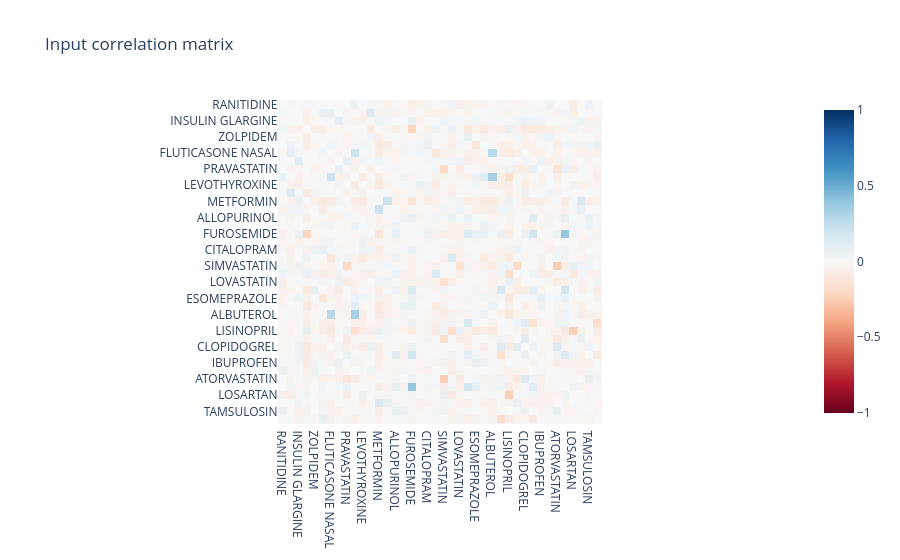
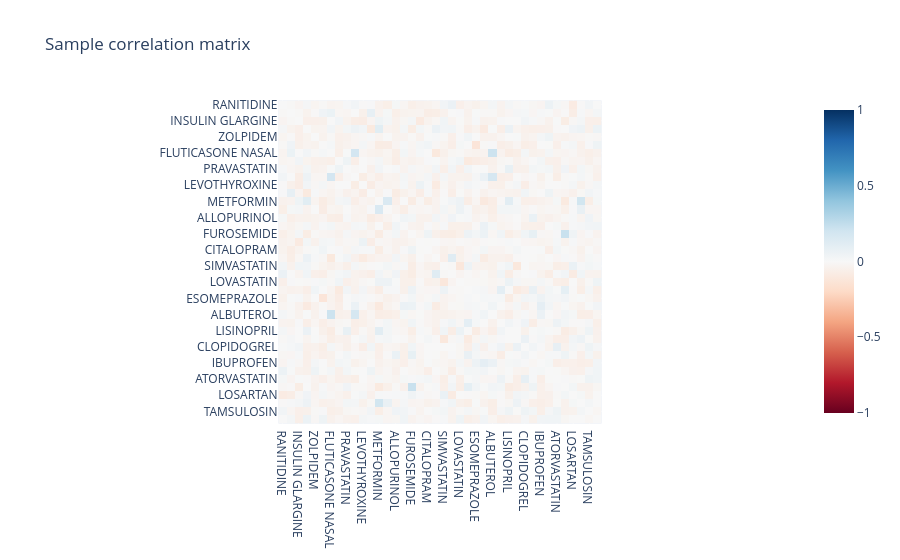
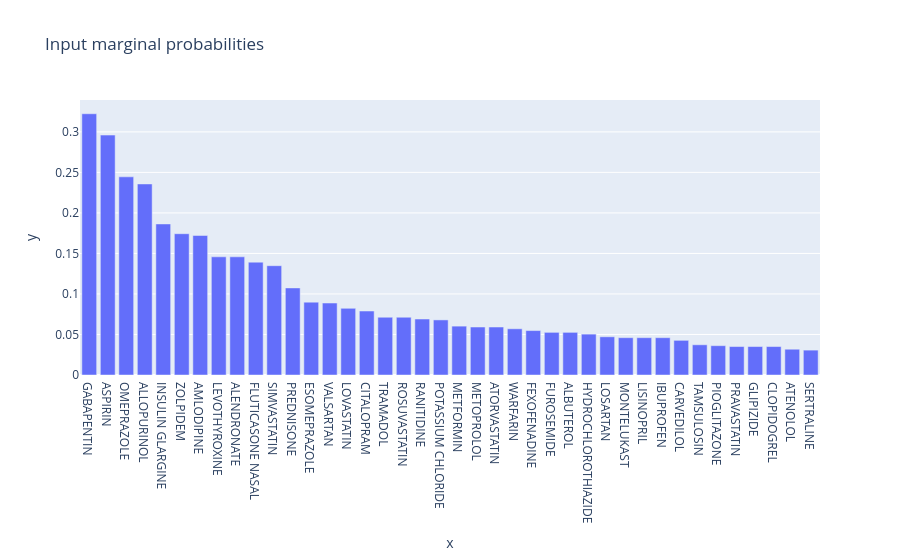
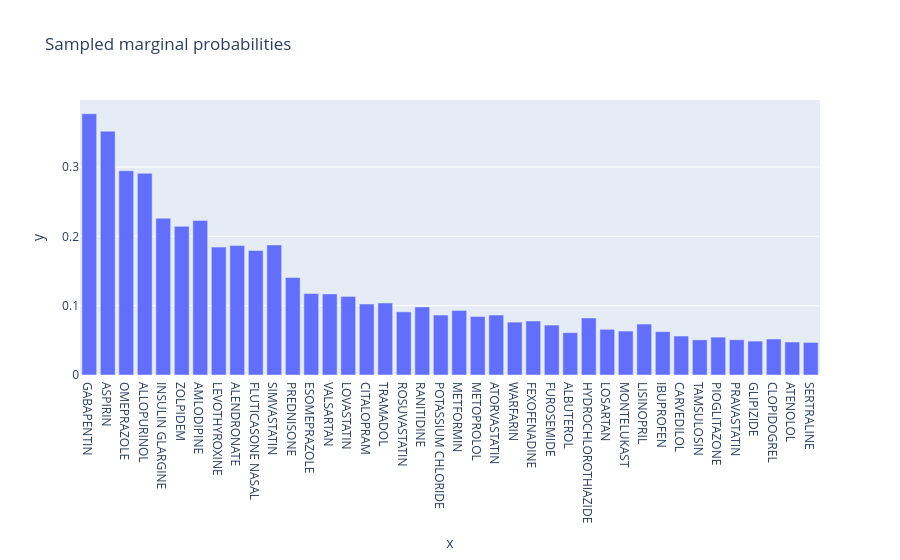

Notebook cell for these charts, in order:
### Code cell
feature_probs = np.loadtxt('feat_probs_smoother.csv', delimiter=',')

nsamples = 10000
sample_2, _ = generate_multivariate_binary(40, nsamples, feature_probs, correlation_matrix, (3, 7))
visualize(sample_2)

### Figure 1 — Plotly figure (JSON) as saved in the notebook; plotly's stock layout.template omitted (floating-point values rounded to 4 significant figures; data arrays with more than 128 entries replaced by an {"elided": "..."} marker saying what was removed)
{"data": [{"coloraxis": "coloraxis", "hovertemplate": "x: %{x}<br>y: %{y}<br>color: %{z}<extra></extra>", "name": "0", "type": "heatmap", "x": ["RANITIDINE", "TRAMADOL", "INSULIN GLARGINE", "HYDROCHLOROTHIAZIDE", "ZOLPIDEM", "OMEPRAZOLE", "FLUTICASONE NASAL", "ASPIRIN", "PRAVASTATIN", "MONTELUKAST", "LEVOTHYROXINE", "GABAPENTIN", "METFORMIN", "GLIPIZIDE", "ALLOPURINOL", "FEXOFENADINE", "FUROSEMIDE", "ALENDRONATE", "CITALOPRAM", "AMLODIPINE", "SIMVASTATIN", "VALSARTAN", "LOVASTATIN", "WARFARIN", "ESOMEPRAZOLE", "PREDNISONE", "ALBUTEROL", "METOPROLOL", "LISINOPRIL", "ROSUVASTATIN", "CLOPIDOGREL", "CARVEDILOL", "IBUPROFEN", "SERTRALINE", "ATORVASTATIN", "POTASSIUM CHLORIDE", "LOSARTAN", "PIOGLITAZONE", "TAMSULOSIN", "ATENOLOL"], "xaxis": "x", "y": ["RANITIDINE", "TRAMADOL", "INSULIN GLARGINE", "HYDROCHLOROTHIAZIDE", "ZOLPIDEM", "OMEPRAZOLE", "FLUTICASONE NASAL", "ASPIRIN", "PRAVASTATIN", "MONTELUKAST", "LEVOTHYROXINE", "GABAPENTIN", "METFORMIN", "GLIPIZIDE", "ALLOPURINOL", "FEXOFENADINE", "FUROSEMIDE", "ALENDRONATE", "CITALOPRAM", "AMLODIPINE", "SIMVASTATIN", "VALSARTAN", "LOVASTATIN", "WARFARIN", "ESOMEPRAZOLE", "PREDNISONE", "ALBUTEROL", "METOPROLOL", "LISINOPRIL", "ROSUVASTATIN", "CLOPIDOGREL", "CARVEDILOL", "IBUPROFEN", "SERTRALINE", "ATORVASTATIN", "POTASSIUM CHLORIDE", "LOSARTAN", "PIOGLITAZONE", "TAMSULOSIN", "ATENOLOL"], "yaxis": "y", "z": {"elided": "40x40 float values"}}], "layout": {"coloraxis": {"cmax": 1, "cmin": -1, "colorscale": [[0, "rgb(103,0,31)"], [0.1, "rgb(178,24,43)"], [0.2, "rgb(214,96,77)"], [0.3, "rgb(244,165,130)"], [0.4, "rgb(253,219,199)"], [0.5, "rgb(247,247,247)"], [0.6, "rgb(209,229,240)"], [0.7, "rgb(146,197,222)"], [0.8, "rgb(67,147,195)"], [0.9, "rgb(33,102,172)"], [1, "rgb(5,48,97)"]]}, "title": {"text": "Input correlation matrix"}, "xaxis": {"anchor": "y", "constrain": "domain", "domain": [0, 1], "scaleanchor": "y"}, "yaxis": {"anchor": "x", "autorange": "reversed", "constrain": "domain", "domain": [0, 1]}}}

### Figure 2 — Plotly figure (JSON) as saved in the notebook; plotly's stock layout.template omitted (floating-point values rounded to 4 significant figures; data arrays with more than 128 entries replaced by an {"elided": "..."} marker saying what was removed)
{"data": [{"coloraxis": "coloraxis", "hovertemplate": "x: %{x}<br>y: %{y}<br>color: %{z}<extra></extra>", "name": "0", "type": "heatmap", "x": ["RANITIDINE", "TRAMADOL", "INSULIN GLARGINE", "HYDROCHLOROTHIAZIDE", "ZOLPIDEM", "OMEPRAZOLE", "FLUTICASONE NASAL", "ASPIRIN", "PRAVASTATIN", "MONTELUKAST", "LEVOTHYROXINE", "GABAPENTIN", "METFORMIN", "GLIPIZIDE", "ALLOPURINOL", "FEXOFENADINE", "FUROSEMIDE", "ALENDRONATE", "CITALOPRAM", "AMLODIPINE", "SIMVASTATIN", "VALSARTAN", "LOVASTATIN", "WARFARIN", "ESOMEPRAZOLE", "PREDNISONE", "ALBUTEROL", "METOPROLOL", "LISINOPRIL", "ROSUVASTATIN", "CLOPIDOGREL", "CARVEDILOL", "IBUPROFEN", "SERTRALINE", "ATORVASTATIN", "POTASSIUM CHLORIDE", "LOSARTAN", "PIOGLITAZONE", "TAMSULOSIN", "ATENOLOL"], "xaxis": "x", "y": ["RANITIDINE", "TRAMADOL", "INSULIN GLARGINE", "HYDROCHLOROTHIAZIDE", "ZOLPIDEM", "OMEPRAZOLE", "FLUTICASONE NASAL", "ASPIRIN", "PRAVASTATIN", "MONTELUKAST", "LEVOTHYROXINE", "GABAPENTIN", "METFORMIN", "GLIPIZIDE", "ALLOPURINOL", "FEXOFENADINE", "FUROSEMIDE", "ALENDRONATE", "CITALOPRAM", "AMLODIPINE", "SIMVASTATIN", "VALSARTAN", "LOVASTATIN", "WARFARIN", "ESOMEPRAZOLE", "PREDNISONE", "ALBUTEROL", "METOPROLOL", "LISINOPRIL", "ROSUVASTATIN", "CLOPIDOGREL", "CARVEDILOL", "IBUPROFEN", "SERTRALINE", "ATORVASTATIN", "POTASSIUM CHLORIDE", "LOSARTAN", "PIOGLITAZONE", "TAMSULOSIN", "ATENOLOL"], "yaxis": "y", "z": {"elided": "40x40 float values"}}], "layout": {"coloraxis": {"cmax": 1, "cmin": -1, "colorscale": [[0, "rgb(103,0,31)"], [0.1, "rgb(178,24,43)"], [0.2, "rgb(214,96,77)"], [0.3, "rgb(244,165,130)"], [0.4, "rgb(253,219,199)"], [0.5, "rgb(247,247,247)"], [0.6, "rgb(209,229,240)"], [0.7, "rgb(146,197,222)"], [0.8, "rgb(67,147,195)"], [0.9, "rgb(33,102,172)"], [1, "rgb(5,48,97)"]]}, "title": {"text": "Sample correlation matrix"}, "xaxis": {"anchor": "y", "constrain": "domain", "domain": [0, 1], "scaleanchor": "y"}, "yaxis": {"anchor": "x", "autorange": "reversed", "constrain": "domain", "domain": [0, 1]}}}

### Figure 3 — Plotly figure (JSON) as saved in the notebook; plotly's stock layout.template omitted (floating-point values rounded to 4 significant figures)
{"data": [{"hovertemplate": "x=%{x}<br>y=%{y}<extra></extra>", "legendgroup": "", "marker": {"color": "#636efa", "pattern": {"shape": ""}}, "name": "", "orientation": "v", "showlegend": false, "textposition": "auto", "type": "bar", "x": ["GABAPENTIN", "ASPIRIN", "OMEPRAZOLE", "ALLOPURINOL", "INSULIN GLARGINE", "ZOLPIDEM", "AMLODIPINE", "LEVOTHYROXINE", "ALENDRONATE", "FLUTICASONE NASAL", "SIMVASTATIN", "PREDNISONE", "ESOMEPRAZOLE", "VALSARTAN", "LOVASTATIN", "CITALOPRAM", "TRAMADOL", "ROSUVASTATIN", "RANITIDINE", "POTASSIUM CHLORIDE", "METFORMIN", "METOPROLOL", "ATORVASTATIN", "WARFARIN", "FEXOFENADINE", "FUROSEMIDE", "ALBUTEROL", "HYDROCHLOROTHIAZIDE", "LOSARTAN", "MONTELUKAST", "LISINOPRIL", "IBUPROFEN", "CARVEDILOL", "TAMSULOSIN", "PIOGLITAZONE", "PRAVASTATIN", "GLIPIZIDE", "CLOPIDOGREL", "ATENOLOL", "SERTRALINE"], "xaxis": "x", "y": [0.3224, 0.2961, 0.2445, 0.2357, 0.1864, 0.1743, 0.1721, 0.1458, 0.1458, 0.1393, 0.1349, 0.1075, 0.08991, 0.08882, 0.08224, 0.07895, 0.07127, 0.07127, 0.06908, 0.06798, 0.06031, 0.05921, 0.05921, 0.05702, 0.05482, 0.05263, 0.05263, 0.05044, 0.04715, 0.04605, 0.04605, 0.04605, 0.04276, 0.03728, 0.03618, 0.03509, 0.03509, 0.03509, 0.0318, 0.0307], "yaxis": "y"}], "layout": {"barmode": "relative", "legend": {"tracegroupgap": 0}, "title": {"text": "Input marginal probabilities"}, "xaxis": {"anchor": "y", "domain": [0, 1], "title": {"text": "x"}}, "yaxis": {"anchor": "x", "domain": [0, 1], "title": {"text": "y"}}}}

### Figure 4 — Plotly figure (JSON) as saved in the notebook; plotly's stock layout.template omitted (floating-point values rounded to 4 significant figures)
{"data": [{"hovertemplate": "x=%{x}<br>y=%{y}<extra></extra>", "legendgroup": "", "marker": {"color": "#636efa", "pattern": {"shape": ""}}, "name": "", "orientation": "v", "showlegend": false, "textposition": "auto", "type": "bar", "x": ["GABAPENTIN", "ASPIRIN", "OMEPRAZOLE", "ALLOPURINOL", "INSULIN GLARGINE", "ZOLPIDEM", "AMLODIPINE", "LEVOTHYROXINE", "ALENDRONATE", "FLUTICASONE NASAL", "SIMVASTATIN", "PREDNISONE", "ESOMEPRAZOLE", "VALSARTAN", "LOVASTATIN", "CITALOPRAM", "TRAMADOL", "ROSUVASTATIN", "RANITIDINE", "POTASSIUM CHLORIDE", "METFORMIN", "METOPROLOL", "ATORVASTATIN", "WARFARIN", "FEXOFENADINE", "FUROSEMIDE", "ALBUTEROL", "HYDROCHLOROTHIAZIDE", "LOSARTAN", "MONTELUKAST", "LISINOPRIL", "IBUPROFEN", "CARVEDILOL", "TAMSULOSIN", "PIOGLITAZONE", "PRAVASTATIN", "GLIPIZIDE", "CLOPIDOGREL", "ATENOLOL", "SERTRALINE"], "xaxis": "x", "y": [0.3768, 0.3516, 0.2945, 0.291, 0.2261, 0.2144, 0.223, 0.1845, 0.1867, 0.1796, 0.1876, 0.1407, 0.1175, 0.117, 0.1134, 0.1023, 0.1039, 0.0911, 0.0981, 0.0865, 0.0932, 0.0844, 0.0865, 0.0763, 0.0779, 0.072, 0.0611, 0.0822, 0.0659, 0.0634, 0.0735, 0.0625, 0.0562, 0.0507, 0.0546, 0.0508, 0.0489, 0.0519, 0.0476, 0.047], "yaxis": "y"}], "layout": {"barmode": "relative", "legend": {"tracegroupgap": 0}, "title": {"text": "Sampled marginal probabilities"}, "xaxis": {"anchor": "y", "categoryarray": ["GABAPENTIN", "ASPIRIN", "OMEPRAZOLE", "ALLOPURINOL", "INSULIN GLARGINE", "ZOLPIDEM", "AMLODIPINE", "LEVOTHYROXINE", "ALENDRONATE", "FLUTICASONE NASAL", "SIMVASTATIN", "PREDNISONE", "ESOMEPRAZOLE", "VALSARTAN", "LOVASTATIN", "CITALOPRAM", "TRAMADOL", "ROSUVASTATIN", "RANITIDINE", "POTASSIUM CHLORIDE", "METFORMIN", "METOPROLOL", "ATORVASTATIN", "WARFARIN", "FEXOFENADINE", "FUROSEMIDE", "ALBUTEROL", "HYDROCHLOROTHIAZIDE", "LOSARTAN", "MONTELUKAST", "LISINOPRIL", "IBUPROFEN", "CARVEDILOL", "TAMSULOSIN", "PIOGLITAZONE", "PRAVASTATIN", "GLIPIZIDE", "CLOPIDOGREL", "ATENOLOL", "SERTRALINE"], "categoryorder": "array", "domain": [0, 1], "title": {"text": "x"}}, "yaxis": {"anchor": "x", "domain": [0, 1], "title": {"text": "y"}}}}
